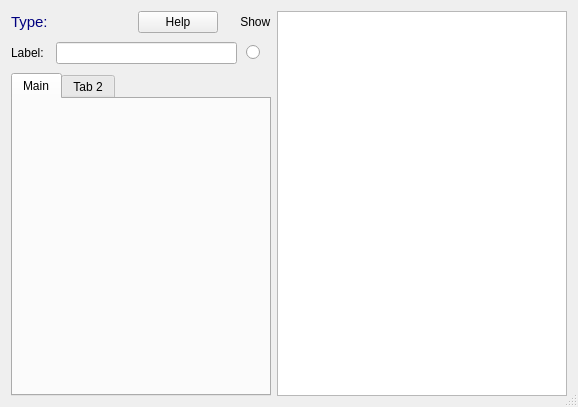
<?xml version="1.0" encoding="UTF-8"?>
<ui version="4.0">
 <class>PropDialog</class>
 <widget class="QDialog" name="PropDialog">
  <property name="windowModality">
   <enum>Qt::WindowModal</enum>
  </property>
  <property name="geometry">
   <rect>
    <x>0</x>
    <y>0</y>
    <width>578</width>
    <height>407</height>
   </rect>
  </property>
  <property name="sizePolicy">
   <sizepolicy hsizetype="Preferred" vsizetype="MinimumExpanding">
    <horstretch>0</horstretch>
    <verstretch>0</verstretch>
   </sizepolicy>
  </property>
  <property name="minimumSize">
   <size>
    <width>320</width>
    <height>100</height>
   </size>
  </property>
  <property name="windowTitle">
   <string notr="true">Dialog</string>
  </property>
  <property name="sizeGripEnabled">
   <bool>true</bool>
  </property>
  <property name="modal">
   <bool>false</bool>
  </property>
  <layout class="QHBoxLayout" name="mainLayout">
   <property name="spacing">
    <number>6</number>
   </property>
   <item>
    <layout class="QVBoxLayout" name="verticalLayout">
     <property name="spacing">
      <number>9</number>
     </property>
     <item>
      <layout class="QHBoxLayout" name="horizontalLayout_2">
       <item>
        <widget class="QLabel" name="type">
         <property name="palette">
          <palette>
           <active>
            <colorrole role="WindowText">
             <brush brushstyle="SolidPattern">
              <color alpha="255">
               <red>0</red>
               <green>0</green>
               <blue>127</blue>
              </color>
             </brush>
            </colorrole>
           </active>
           <inactive>
            <colorrole role="WindowText">
             <brush brushstyle="SolidPattern">
              <color alpha="255">
               <red>0</red>
               <green>0</green>
               <blue>127</blue>
              </color>
             </brush>
            </colorrole>
           </inactive>
           <disabled>
            <colorrole role="WindowText">
             <brush brushstyle="SolidPattern">
              <color alpha="255">
               <red>190</red>
               <green>190</green>
               <blue>190</blue>
              </color>
             </brush>
            </colorrole>
           </disabled>
          </palette>
         </property>
         <property name="font">
          <font>
           <pointsize>11</pointsize>
          </font>
         </property>
         <property name="text">
          <string>Type: </string>
         </property>
        </widget>
       </item>
       <item>
        <widget class="QPushButton" name="helpButton">
         <property name="sizePolicy">
          <sizepolicy hsizetype="Fixed" vsizetype="Fixed">
           <horstretch>0</horstretch>
           <verstretch>0</verstretch>
          </sizepolicy>
         </property>
         <property name="text">
          <string>Help</string>
         </property>
         <property name="autoDefault">
          <bool>false</bool>
         </property>
        </widget>
       </item>
       <item>
        <widget class="QLabel" name="labelShow">
         <property name="sizePolicy">
          <sizepolicy hsizetype="Fixed" vsizetype="Fixed">
           <horstretch>0</horstretch>
           <verstretch>0</verstretch>
          </sizepolicy>
         </property>
         <property name="text">
          <string>    Show</string>
         </property>
        </widget>
       </item>
      </layout>
     </item>
     <item>
      <layout class="QHBoxLayout" name="horizontalLayout">
       <item>
        <widget class="QLabel" name="labelLabel">
         <property name="text">
          <string>Label: </string>
         </property>
        </widget>
       </item>
       <item>
        <widget class="QLineEdit" name="labelBox"/>
       </item>
       <item>
        <widget class="QRadioButton" name="showButton">
         <property name="sizePolicy">
          <sizepolicy hsizetype="Fixed" vsizetype="Fixed">
           <horstretch>0</horstretch>
           <verstretch>0</verstretch>
          </sizepolicy>
         </property>
         <property name="minimumSize">
          <size>
           <width>25</width>
           <height>0</height>
          </size>
         </property>
         <property name="text">
          <string/>
         </property>
         <property name="autoExclusive">
          <bool>false</bool>
         </property>
        </widget>
       </item>
      </layout>
     </item>
     <item>
      <widget class="QTabWidget" name="tabList">
       <property name="sizePolicy">
        <sizepolicy hsizetype="Preferred" vsizetype="MinimumExpanding">
         <horstretch>0</horstretch>
         <verstretch>0</verstretch>
        </sizepolicy>
       </property>
       <property name="currentIndex">
        <number>0</number>
       </property>
       <widget class="QWidget" name="tab">
        <attribute name="title">
         <string>Main</string>
        </attribute>
       </widget>
       <widget class="QWidget" name="tab_2">
        <attribute name="title">
         <string>Tab 2</string>
        </attribute>
       </widget>
      </widget>
     </item>
    </layout>
   </item>
   <item>
    <widget class="QTextEdit" name="helpText">
     <property name="sizePolicy">
      <sizepolicy hsizetype="MinimumExpanding" vsizetype="MinimumExpanding">
       <horstretch>0</horstretch>
       <verstretch>0</verstretch>
      </sizepolicy>
     </property>
     <property name="minimumSize">
      <size>
       <width>290</width>
       <height>0</height>
      </size>
     </property>
     <property name="acceptDrops">
      <bool>false</bool>
     </property>
     <property name="undoRedoEnabled">
      <bool>false</bool>
     </property>
     <property name="html">
      <string>&lt;!DOCTYPE HTML PUBLIC &quot;-//W3C//DTD HTML 4.0//EN&quot; &quot;http://www.w3.org/TR/REC-html40/strict.dtd&quot;&gt;
&lt;html&gt;&lt;head&gt;&lt;meta name=&quot;qrichtext&quot; content=&quot;1&quot; /&gt;&lt;style type=&quot;text/css&quot;&gt;
p, li { white-space: pre-wrap; }
&lt;/style&gt;&lt;/head&gt;&lt;body style=&quot; font-family:'Ubuntu'; font-size:10pt; font-weight:400; font-style:normal;&quot;&gt;
&lt;p style=&quot;-qt-paragraph-type:empty; margin-top:0px; margin-bottom:0px; margin-left:0px; margin-right:0px; -qt-block-indent:0; text-indent:0px; font-family:'Sans Serif'; font-size:9pt;&quot;&gt;&lt;br /&gt;&lt;/p&gt;&lt;/body&gt;&lt;/html&gt;</string>
     </property>
     <property name="textInteractionFlags">
      <set>Qt::TextSelectableByKeyboard|Qt::TextSelectableByMouse</set>
     </property>
     <property name="placeholderText">
      <string notr="true"/>
     </property>
    </widget>
   </item>
  </layout>
 </widget>
 <resources/>
 <connections/>
</ui>
